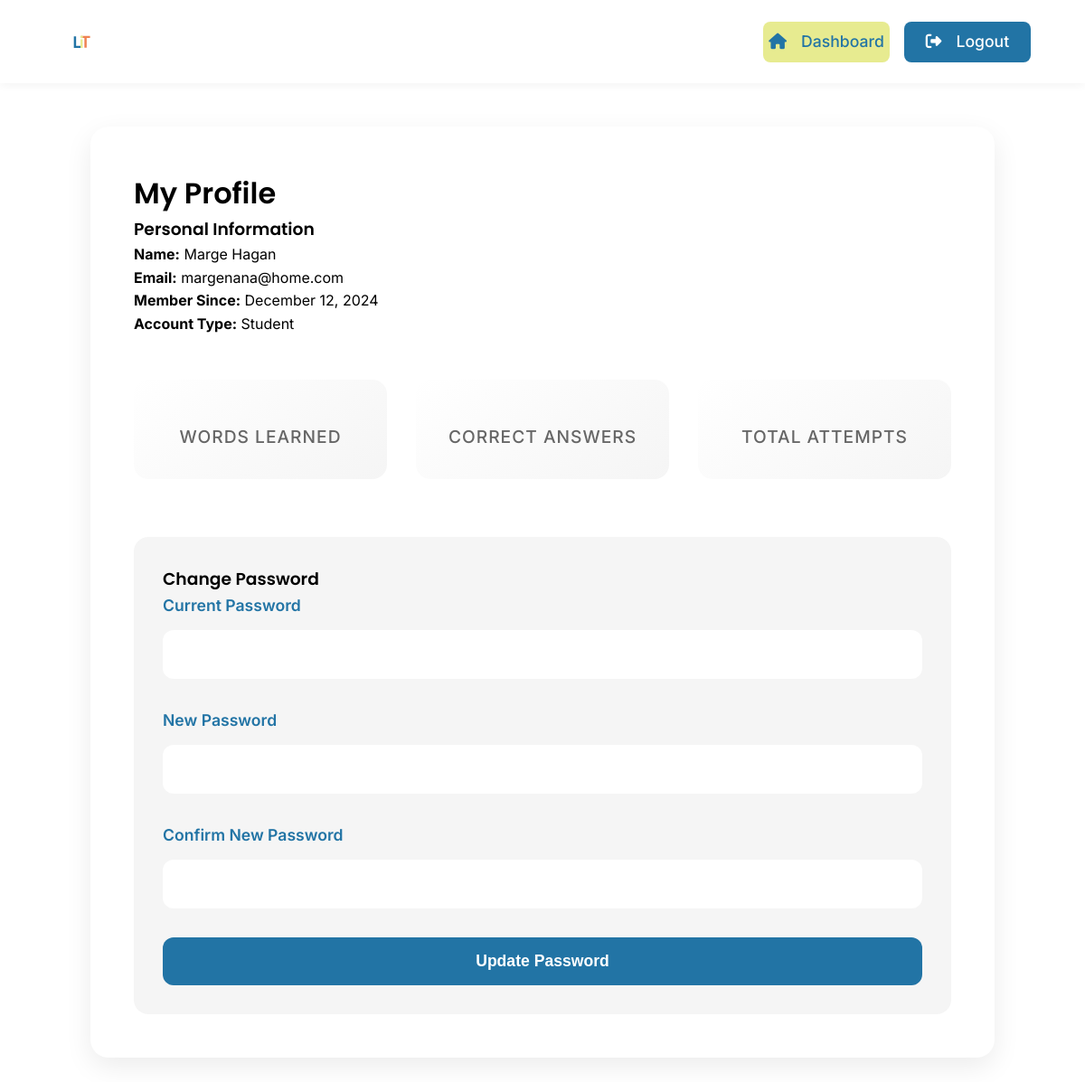
Screenshot of /view/profile.php (signed in) with the database file from the repository.
### tables this page shows
CREATE TABLE `users` (
  `id` int(11) NOT NULL,
  `firstName` varchar(50) NOT NULL,
  `lastName` varchar(50) NOT NULL,
  `email` varchar(80) NOT NULL,
  `password` varchar(255) NOT NULL,
  `role` enum('admin','teacher','student') NOT NULL DEFAULT 'student',
  `joinDate` timestamp NOT NULL DEFAULT current_timestamp(),
  `is_admin` tinyint(1) DEFAULT 0
);

### view/profile.php (the view, shortened to what this page needs)
<?php
require_once '../config/db_connect.php';
$userId = $_SESSION['user_id'];
$stmt = $pdo->prepare("SELECT * FROM users WHERE id = ?");
$stmt->execute([$userId]);
$user = $stmt->fetch();
?>
<!DOCTYPE html>
<html lang="en">
<head>
    <link rel="stylesheet" href="https://cdnjs.cloudflare.com/ajax/libs/font-awesome/6.5.1/css/all.min.css">
    <link rel="stylesheet" href="../assets/css/styles.css">
    <link rel="stylesheet" href="../assets/css/profile.css">
</head>
<body>
    <header class="main-navigation">
        <div class="nav-logo">
            <img src="../assets/images/logo.svg" alt="Language Learning Platform Logo" class="logo-image">
        </div>
        <div class="auth-buttons">
            <a href="dashboard.php" class="btn-secondary">
                <i class="fas fa-home"></i> Dashboard
            </a>
            <a href="../actions/logout.php" class="btn-primary">
                <i class="fas fa-sign-out-alt"></i> Logout
            </a>
        </div>
    </header>
    <div class="profile-container">
        <h1>My Profile</h1>
        <div class="user-info">
            <div class="info-card">
                <h3>Personal Information</h3>
                <p><strong>Name:</strong> <?php echo htmlspecialchars($user['firstName'] . ' ' . $user['lastName']); ?></p>
                <p><strong>Email:</strong> <?php echo htmlspecialchars($user['email']); ?></p>
                <p><strong>Member Since:</strong> <?php echo date('F j, Y', strtotime($user['joinDate'])); ?></p>
                <p><strong>Account Type:</strong> <?php echo ucfirst($user['role']); ?></p>
            </div>
            <div class="stats-grid">
                <div class="stat-card">
                    <div class="stat-label">Words Learned</div>
                </div>
                <div class="stat-card">
                    <div class="stat-label">Correct Answers</div>
                </div>
                <div class="stat-card">
                    <div class="stat-label">Total Attempts</div>
                </div>
            </div>
        </div>
        <div class="password-section">
            <h3>Change Password</h3>
            <form class="password-form" action="../actions/update_password.php" method="POST">
                <div class="form-group">
                    <label for="current_password">Current Password</label>
                    <input type="password" id="current_password" name="current_password" required>
                </div>
                <div class="form-group">
                    <label for="new_password">New Password</label>
                    <input type="password" id="new_password" name="new_password" required>
                </div>
                <div class="form-group">
                    <label for="confirm_password">Confirm New Password</label>
                    <input type="password" id="confirm_password" name="confirm_password" required>
                </div>
                <button type="submit" class="btn-update">Update Password</button>
            </form>
        </div>
    </div>
</body>
</html>

### assets/css/styles.css (style rules this page uses)
:root { --ucla-blue: #2274A5; --mindaro: #E7EB90; --coral: #EF8354; --white: #FFFFFF; --black: #000000; --gray-light: #F5F5F5; --gray: #666666; --font-heading: 'Poppins', sans-serif; --font-body: 'Inter', sans-serif; }
* { margin: 0; padding: 0; box-sizing: border-box; }
body { font-family: var(--font-body); line-height: 1.6; color: var(--black); }
h1, h2, h3, h4, h5, h6 { font-family: var(--font-heading); font-weight: 600; }
.btn-primary { background-color: var(--ucla-blue); color: var(--white); }
.btn-secondary { background-color: var(--mindaro); color: var(--ucla-blue); }
.main-navigation { display: flex; justify-content: space-between; align-items: center; padding: 1rem 5%; background-color: var(--white); box-shadow: 0 2px 10px rgba(0,0,0,0.05); }
.nav-logo { display: flex; align-items: center; }
.logo-image { height: 60px; width: auto; margin-right: 1rem; }
.auth-buttons { display: flex; gap: 1rem; align-items: center; }
.auth-buttons a { display: flex; align-items: center; justify-content: center; padding: 0.8rem 1.5rem; width: 120px; height: 45px; font-size: 1.1rem; font-weight: 500; border-radius: 8px; text-decoration: none; transition: all 0.3s ease; border: none; cursor: pointer; box-sizing: border-box; }
.auth-buttons i { margin-right: 0.5rem; font-size: 1.1rem; }
.profile-container { max-width: 1200px; margin: 0 auto; padding: 20px; }

### assets/css/profile.css (style rules this page uses)
.profile-container { max-width: 1000px; margin: 3rem auto; padding: 3rem; background: var(--white); border-radius: 20px; box-shadow: 0 10px 30px rgba(0,0,0,0.08); }
.stats-grid { display: grid; grid-template-columns: repeat(3, 1fr); gap: 2rem; margin: 3rem 0; }
.stat-card { background: linear-gradient(145deg, var(--white), var(--gray-light)); padding: 2rem; border-radius: 16px; text-align: center; transition: transform 0.3s ease, box-shadow 0.3s ease; position: relative; overflow: hidden; }
.stat-card::before { content: ''; position: absolute; top: 0; left: 0; width: 100%; height: 4px; background: var(--coral); transform: scaleX(0); transform-origin: left; transition: transform 0.3s ease; }
.stat-label { color: var(--gray); font-size: 1.2rem; font-weight: 500; text-transform: uppercase; letter-spacing: 1px; }
.password-section { margin-top: 4rem; padding: 2rem; background: var(--gray-light); border-radius: 16px; position: relative; }
.form-group { margin-bottom: 2rem; position: relative; }
.form-group label { display: block; margin-bottom: 0.8rem; color: var(--ucla-blue); font-weight: 600; font-size: 1.1rem; }
.form-group input { width: 100%; padding: 1rem; border: 2px solid transparent; border-radius: 12px; background: var(--white); font-size: 1rem; transition: all 0.3s ease; }
.btn-update { background: var(--ucla-blue); color: var(--white); padding: 1rem 2rem; border-radius: 12px; font-weight: 600; font-size: 1.1rem; transition: all 0.3s ease; border: none; cursor: pointer; width: 100%; position: relative; overflow: hidden; }
.auth-buttons .btn-secondary { background-color: var(--mindaro); color: var(--ucla-blue); display: flex; align-items: center; gap: 8px; font-weight: 500; }
.auth-buttons .btn-secondary i { color: var(--ucla-blue); }
.auth-buttons .btn-primary { background-color: var(--ucla-blue); color: var(--white); display: flex; align-items: center; gap: 8px; font-weight: 500; }
.auth-buttons .btn-primary i { color: var(--white); }
.auth-buttons a { min-width: 140px; justify-content: center; }

### rows the page displays
users: firstName+lastName "Marge Hagan", email "margenana@home.com", joinDate "December 12, 2024", role "Student"
